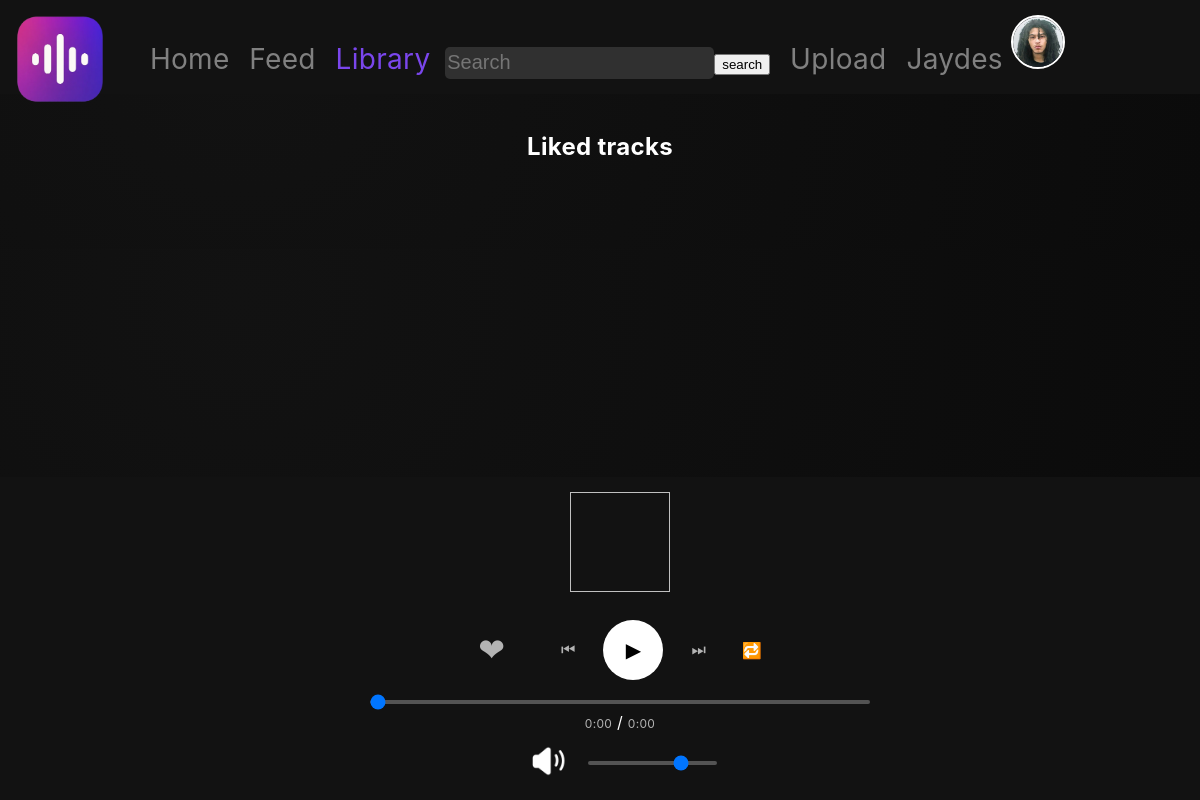
/library (signed in), run on an earlier commit of the app's database.
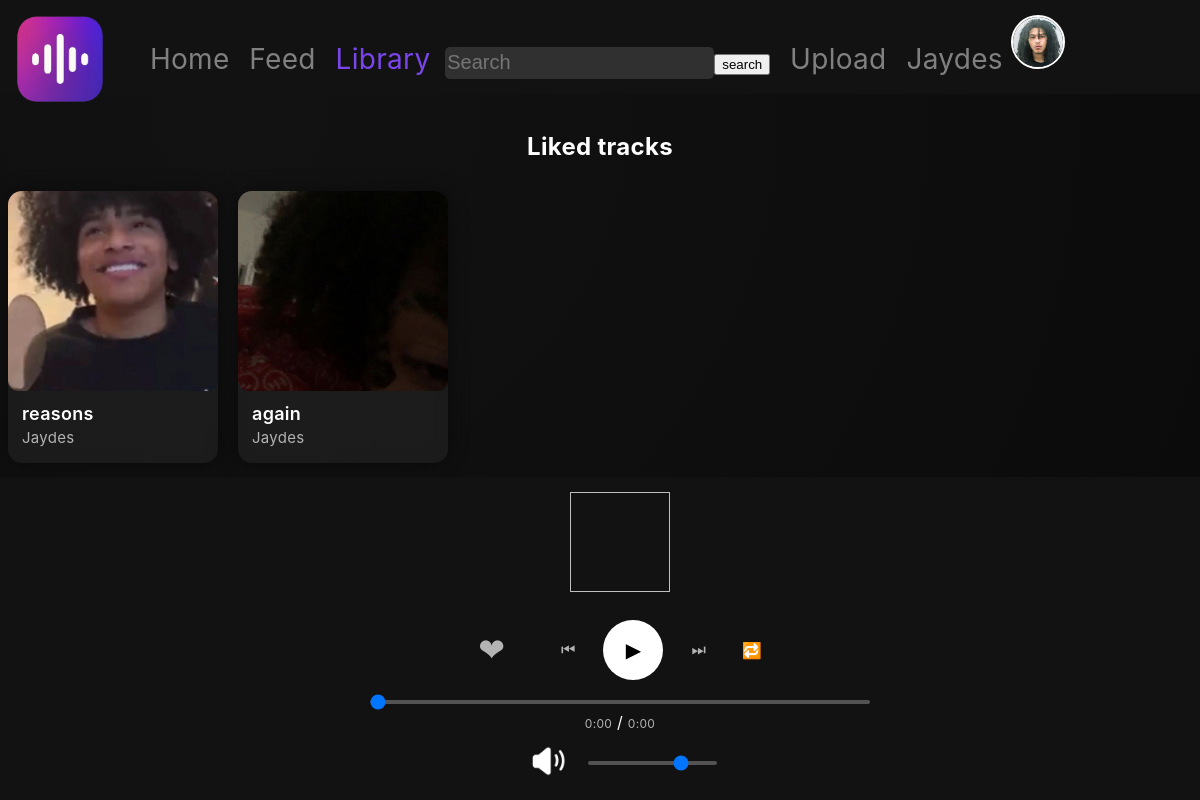
And on a later commit of the database.
### Users/models.py (models this page shows, shortened)
class CustomUser(AbstractUser):
    username = models.CharField(max_length=20, unique=True)
    avatar = models.ImageField(upload_to="images/user_avatars", default="images/user_avatars/noavatar.png")
    bio = models.TextField(max_length=50, blank=True)

### WaveBox/models.py (models this page shows, shortened)
class Track(models.Model):
    name = models.CharField(max_length=100)
    author = models.CharField(max_length=100)
    date = models.DateField(auto_now_add=True)
    audiofile = models.FileField(upload_to="audiofiles", blank=True, validators=[FileExtensionValidator(allowed_extensions=["mp3"])])
    sclink = models.CharField(max_length=100, blank=True)
    image = models.ImageField(upload_to='images/trackimages')
    liked_by = models.ManyToManyField(
        settings.AUTH_USER_MODEL,
        blank=True,
        through='TrackLike',
    )
    sections = models.ManyToManyField("Section", blank=True, default=["Popular now"])
    def like_count(self):
        return self.liked_by.count()

### WaveBox/views.py (the view)
# urls.py: path("library", library, name="library"),
@login_required()
def library(request):
    liked_tracks = Track.objects.filter(tracklike__user=request.user).order_by("-tracklike__date")
    return render(request, 'library.html', {'liked_tracks': liked_tracks})

### templates/library.html (shortened to what this page needs)
{% extends 'base.html' %}
{% load static %}
{% block head %}
    <link rel="stylesheet" href="{% static 'MainApp/css/library.css' %}">
    <link rel="stylesheet" href="{% static "MainApp/css/gradient.css" %}">
{% endblock %}
{% block body %}
    <section class="tracks-section-library">
    <h2>Liked tracks</h2>
    <div class="tracks-container">
        <div class="tracks-wrapper-library">
            {% for t in liked_tracks %}
            <div class="track-item">
                <div class="track-image">
                    <a href="/track/{{ t.id }}">
                        <img src="{{ t.image.url }}" width="300" height="250">
                        </a>
                </div>
                <div class="track-info">
                    <a href="/track/{{ t.id }}" class="track-name">{{ t.name|truncatechars:20 }}</a>
                    <a href="/profile/{{ t.author }}" class="track-author">{{ t.author }}</a>
                </div>
            </div>
            {% endfor %}
        </div>
    </div>
</section>
{% endblock %}

### templates/base.html (shortened to what this page needs)
{% load static %}
<!DOCTYPE html>
<html lang="ru">
<head>
    <link rel="icon" href="/media/images/icons/WaveBoxLogo.png"><link rel="stylesheet" href="{% static 'MainApp/css/main.css' %}">
  {% block head %}{% endblock %}
</head>
<body>
    <a href="/">
        <img class="logo" width="100" height="100" src="/media/images/icons/WaveBoxLogo.png">
    </a>
    <header class="header">
    <div class="nav-panel">
    <a href="/discover" class="{% if request.path == "/discover"  %}active{% endif %}">Home</a>
    <a href="/feed">Feed</a>
    <a href="/library" class="{% if request.path == "/library"  %}active{% endif %}">Library</a>
    <input class="searchbar" type="text" placeholder="Search"><button type="submit" onclick="search()">search</button>
    <a href="/upload" class="{% if request.path == "/upload"  %}active{% endif %}">Upload</a>
    <a href="{% if user.is_authenticated %}/profile/{{ request.user.username }}{% else %}/login{% endif %}" class="{% if request.path == '/profile/'|add:request.user.username %}active{% endif %}">
        {% if user.is_authenticated %}{{ request.user.username }}{% else %}Profile{% endif %}
        <img class="user-avatar" width="50" height="50" src="{% if user.is_authenticated and request.user.avatar %}{{ request.user.avatar.url }}{% else %}/media/images/user_avatars/noavatar.png{% endif %}">
    </a>
    </div>
    </header>
{% block body %}{% endblock %}
<div class="player">
    <div class="player-info">
        <a><img class="player-track-image" width="100" height="100"></a>
    </div>
    <div class="player-controls">
        <button class="control-btn like-btn">❤</button><h2 class="likes-count"></h2>
        <button class="control-btn prev-btn">⏮</button>
        <button class="player-button play-btn" onclick="playerPlayTrack(this)">▶</button>
        <button class="control-btn next-btn">⏭</button>
        <button class="control-btn repeat-btn">🔁</button>
    </div>
<div class="simple-seek">
    <input type="range" class="simple-seek-slider" min="0" max="100" value="0">
    <div class="time-display">
        <span class="current-time">0:00</span> /
        <span class="total-time">0:00</span>
    </div>
    <div class="volume-controls">
        <button data-status="volumeon" class="volume-button"><img width="40" height="40" class="volume-image" src="/media/images/icons/volume.png"></button>
    <input type="range" class="simple-volume-slider" min="0" max="100" value="75">
    </div>
</div>
</div>
</body>
</html>

### WaveBox/static/MainApp/css/main.css (style rules this page uses)
body { background-color: #121212; color: white; background: radial-gradient(circle at 20% 20%, #121212 0%, #0b0b0b 100%); font-family: 'Inter', 'Poppins', sans-serif; letter-spacing: 0.3px; }
.logo { z-index: 1001; position: relative; }
a { text-decoration: none; }
img { -webkit-user-drag: none; user-select: none; -moz-user-select: none; -webkit-user-select: none; -ms-user-select: none; }
.header { background-color: #121212; padding: 15px 0; display: flex; flex-direction: row; justify-content: space-around; align-items: center; position: fixed; top: 0; left: 0; width: 100%; z-index: 1000; }
.header a.active { color: #7a46ec; }
.user-avatar { border: solid white 2px; border-radius: 100px; }
.player { background-color: #121212; padding: 15px 20px; display: flex; flex-direction: column; justify-content: center; align-items: center; position: fixed; bottom: 0; left: 0; width: 100%; z-index: 1000; gap: 10px; }
.simple-seek { width: 100%; max-width: 500px; display: flex; flex-direction: column; align-items: center; gap: 8px; }
.simple-seek-slider { width: 100%; height: 4px; margin: 0; -webkit-appearance: none; appearance: none; background: #535353; border-radius: 2px; outline: none; cursor: pointer; }
.volume-controls { display: flex; align-items: center; }
.volume-button { background: none; border: none; cursor: pointer; }
.simple-volume-slider { width: 100%; height: 4px; margin-left: 15px; -webkit-appearance: none; appearance: none; background: #535353; border-radius: 2px; outline: none; cursor: pointer; }
.player-info { text-align: center; margin-bottom: 10px; }
.player-controls { display: flex; align-items: center; justify-content: center; gap: 20px; margin-bottom: 10px; }
.control-btn { background: none; border: none; color: #b3b3b3; font-size: 16px; cursor: pointer; padding: 8px; transition: color 0.2s ease; }
.player-button { background: #ffffff; border: none; border-radius: 50%; width: 40px; height: 40px; font-size: 16px; cursor: pointer; display: flex; align-items: center; justify-content: center; transition: transform 0.2s ease; }
.current-time, .total-time { color: #b3b3b3; font-size: 12px; min-width: 35px; }
.header a { font-size: 175%; margin-left: 15px; color: gray; text-decoration: none; transition: 0.5s; }
.searchbar { background-color: #303030; border: none; border-radius: 5px; color: white; font-size: 20px; height: 30px; margin-left: 10px; }
.tracks-container { position: relative; display: flex; align-items: center; width: 50%; margin-bottom: 50px; }
.track-item { width: 200px; flex-shrink: 0; }
.track-image { position: relative; width: 200px; height: 200px; border-radius: 10px; overflow: hidden; cursor: pointer; }
.track-image img { width: 100%; height: 100%; object-fit: cover; transition: transform 0.3s ease; }
.player-button { pointer-events: auto; width: 60px; height: 60px; border-radius: 50%; background: rgb(255, 255, 255); color: black; border: none; font-size: 20px; cursor: pointer; transition: all 0.3s ease; }
.track-info { display: flex; flex-direction: column; }
.track-name { text-decoration: none; color: white; font-size: 20px; }
.track-author { text-decoration: none; color: white; font-size: 20px; }
.like-btn { font-size: 2rem; transition: transform 0.2s ease; }

### WaveBox/static/MainApp/css/library.css (style rules this page uses)
.tracks-wrapper-library { display: grid; grid-template-columns: repeat(6, 1fr); gap: 20px; justify-content: center; }
.tracks-container { display: flex; justify-content: center; align-items: center; width: 100%; }
.tracks-section-library { display: flex; flex-direction: column; align-items: center; width: 100%; }
.tracks-section-library h2 { text-align: center; margin-bottom: 30px; }

What changed in the data, as far as the page shows it:
added Track: image (picture), name "reasons", author "Jaydes"
now on this page (row unchanged): Track: image (picture), name "again", author "Jaydes"
